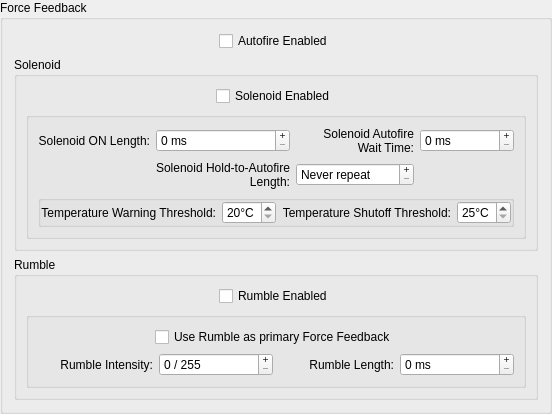
             <widget class="QGroupBox" name="forceFeedbackBox">
              <property name="title">
               <string>Force Feedback</string>
              </property>
              <layout class="QGridLayout" name="gridLayout_3">
               <item row="4" column="0">
                <widget class="QGroupBox" name="rumbleFFBox">
                 <property name="title">
                  <string>Rumble</string>
                 </property>
                 <layout class="QGridLayout" name="gridLayout_5">
                  <item row="1" column="0">
                   <widget class="QGroupBox" name="rumbleSettingsBox">
                    <property name="title">
                     <string/>
                    </property>
                    <property name="flat">
                     <bool>true</bool>
                    </property>
                    <layout class="QGridLayout" name="gridLayout_10">
                     <item row="2" column="0">
                      <widget class="QLabel" name="label_3">
                       <property name="text">
                        <string>Rumble Intensity:</string>
                       </property>
                       <property name="textFormat">
                        <enum>Qt::PlainText</enum>
                       </property>
                       <property name="alignment">
                        <set>Qt::AlignRight|Qt::AlignTrailing|Qt::AlignVCenter</set>
                       </property>
                      </widget>
                     </item>
                     <item row="2" column="1">
                      <widget class="QSpinBox" name="rumbleIntensityBox">
                       <property name="toolTip">
                        <string/>
                       </property>
                       <property name="whatsThis">
                        <string>&lt;html&gt;&lt;head/&gt;&lt;body&gt;&lt;p&gt;This setting determines the intensity of rumble force feedback events. Scales from 0 (disabled) to 255 (maximum).&lt;/p&gt;&lt;p&gt;&lt;span style=&quot; font-weight:700; font-style:italic;&quot;&gt;Default:&lt;/span&gt;&lt;span style=&quot; font-style:italic;&quot;&gt; 255 (100%)&lt;/span&gt;&lt;/p&gt;&lt;/body&gt;&lt;/html&gt;</string>
                       </property>
                       <property name="accessibleName">
                        <string>Rumble Intensity Amount</string>
                       </property>
                       <property name="frame">
                        <bool>true</bool>
                       </property>
                       <property name="buttonSymbols">
                        <enum>QAbstractSpinBox::PlusMinus</enum>
                       </property>
                       <property name="correctionMode">
                        <enum>QAbstractSpinBox::CorrectToNearestValue</enum>
                       </property>
                       <property name="suffix">
                        <string> / 255</string>
                       </property>
                       <property name="maximum">
                        <number>255</number>
                       </property>
                       <property name="trackable" stdset="0">
                        <number>1</number>
                       </property>
                      </widget>
                     </item>
                     <item row="2" column="2">
                      <widget class="QLabel" name="label_4">
                       <property name="text">
                        <string>Rumble Length:</string>
                       </property>
                       <property name="textFormat">
                        <enum>Qt::PlainText</enum>
                       </property>
                       <property name="alignment">
                        <set>Qt::AlignRight|Qt::AlignTrailing|Qt::AlignVCenter</set>
                       </property>
                      </widget>
                     </item>
                     <item row="2" column="3">
                      <widget class="QSpinBox" name="rumbleLengthBox">
                       <property name="toolTip">
                        <string/>
                       </property>
                       <property name="whatsThis">
                        <string>&lt;html&gt;&lt;head/&gt;&lt;body&gt;&lt;p&gt;When Rumble is enabled, this setting determines the length of how long the rumble motor is activated when pulling the trigger offscreen, in milliseconds.&lt;/p&gt;&lt;p&gt;&lt;span style=&quot; font-weight:700; font-style:italic;&quot;&gt;Default:&lt;/span&gt;&lt;span style=&quot; font-style:italic;&quot;&gt; 150 (ms)&lt;/span&gt;&lt;/p&gt;&lt;/body&gt;&lt;/html&gt;</string>
                       </property>
                       <property name="accessibleName">
                        <string>Length of Rumble Events</string>
                       </property>
                       <property name="buttonSymbols">
                        <enum>QAbstractSpinBox::PlusMinus</enum>
                       </property>
                       <property name="correctionMode">
                        <enum>QAbstractSpinBox::CorrectToNearestValue</enum>
                       </property>
                       <property name="suffix">
                        <string> ms</string>
                       </property>
                       <property name="maximum">
                        <number>9999</number>
                       </property>
                       <property name="trackable" stdset="0">
                        <number>1</number>
                       </property>
                      </widget>
                     </item>
                     <item row="1" column="0" colspan="4" alignment="Qt::AlignHCenter">
                      <widget class="QCheckBox" name="rumbleFFToggle">
                       <property name="toolTip">
                        <string/>
                       </property>
                       <property name="whatsThis">
                        <string>&lt;html&gt;&lt;head/&gt;&lt;body&gt;&lt;p&gt;This setting determines if the rumble motor will be used for onscreen trigger feedback; taking the place of the solenoid feedback, rather than using the default off-screen motor feedback. Naturally, this requires &lt;span style=&quot; font-style:italic;&quot;&gt;Rumble&lt;/span&gt; to be enabled.&lt;/p&gt;&lt;p&gt;Note that &lt;span style=&quot; font-style:italic;&quot;&gt;Solenoid&lt;/span&gt; takes priority over this setting, and will be disabled if this is set.&lt;/p&gt;&lt;/body&gt;&lt;/html&gt;</string>
                       </property>
                       <property name="accessibleName">
                        <string>Rumble-based Force Feedback Toggle</string>
                       </property>
                       <property name="text">
                        <string>Use Rumble as primary Force Feedback</string>
                       </property>
                       <property name="trackable" stdset="0">
                        <number>1</number>
                       </property>
                      </widget>
                     </item>
                    </layout>
                   </widget>
                  </item>
                  <item row="0" column="0" alignment="Qt::AlignHCenter">
                   <widget class="QCheckBox" name="rumbleToggle">
                    <property name="toolTip">
                     <string/>
                    </property>
                    <property name="whatsThis">
                     <string>&lt;html&gt;&lt;head/&gt;&lt;body&gt;&lt;p&gt;Set if the rumble motor is enabled.&lt;/p&gt;&lt;p&gt;Under normal conditions, the rumble motor will actuate when shooting offscreen &lt;span style=&quot; font-style:italic;&quot;&gt;(i.e. when the cursor is at the edge of the display)&lt;/span&gt;, and can also provide feedback in various sections of the Pause Menu interface.&lt;/p&gt;&lt;/body&gt;&lt;/html&gt;</string>
                    </property>
                    <property name="accessibleName">
                     <string>Rumble Toggle</string>
                    </property>
                    <property name="text">
                     <string>Rumble Enabled</string>
                    </property>
                    <property name="trackable" stdset="0">
                     <number>1</number>
                    </property>
                   </widget>
                  </item>
                 </layout>
                </widget>
               </item>
               <item row="0" column="0" alignment="Qt::AlignHCenter">
                <widget class="QCheckBox" name="autofireToggle">
                 <property name="toolTip">
                  <string/>
                 </property>
                 <property name="whatsThis">
                  <string>&lt;html&gt;&lt;head/&gt;&lt;body&gt;&lt;p&gt;Enable for rapid solenoid feedback while the trigger is pressed.&lt;/p&gt;&lt;p&gt;When enabled, the solenoid will always fire off automatically, as if the trigger has been held when using normal solenoid force feedback.&lt;/p&gt;&lt;p&gt;Note: if &lt;span style=&quot; font-style:italic;&quot;&gt;Rumble FF&lt;/span&gt; is enabled, this option will provide continuous rumble motor feedback instead.&lt;/p&gt;&lt;/body&gt;&lt;/html&gt;</string>
                 </property>
                 <property name="accessibleName">
                  <string>Autofire Toggle</string>
                 </property>
                 <property name="text">
                  <string>Autofire Enabled</string>
                 </property>
                 <property name="trackable" stdset="0">
                  <string>1</string>
                 </property>
                </widget>
               </item>
               <item row="1" column="0">
                <widget class="QGroupBox" name="solenoidFFBox">
                 <property name="title">
                  <string>Solenoid</string>
                 </property>
                 <layout class="QGridLayout" name="gridLayout">
                  <item row="0" column="0" alignment="Qt::AlignHCenter">
                   <widget class="QCheckBox" name="solenoidToggle">
                    <property name="toolTip">
                     <string/>
                    </property>
                    <property name="whatsThis">
                     <string>&lt;html&gt;&lt;head/&gt;&lt;body&gt;&lt;p&gt;Set if the solenoid is enabled.&lt;/p&gt;&lt;p&gt;Under normal circumstances, the solenoid actuates when shooting at the display; the &amp;quot;engaged&amp;quot; duration is set in &lt;span style=&quot; font-style:italic;&quot;&gt;Solenoid Interval&lt;/span&gt;. When depressed for the length of &lt;span style=&quot; font-style:italic;&quot;&gt;Solenoid Hold Length&lt;/span&gt;, the solenoid will fire rapidly for as long as the trigger is held, with &lt;span style=&quot; font-style:italic;&quot;&gt;Solenoid Fast Interval&lt;/span&gt; determining state of the &amp;quot;engaged&amp;quot; duration and pause between engagements calculated by &lt;span style=&quot; font-style:italic;&quot;&gt;Solenoid Fast Interval * Autofire Wait Factor.&lt;/span&gt;&lt;/p&gt;&lt;p&gt;Note that the &lt;span style=&quot; font-style:italic;&quot;&gt;Rumble FF&lt;/span&gt; setting conflicts with solenoid functionality, and will be disabled if this is set.&lt;/p&gt;&lt;/body&gt;&lt;/html&gt;</string>
                    </property>
                    <property name="accessibleName">
                     <string>Solenoid Toggle</string>
                    </property>
                    <property name="text">
                     <string>Solenoid Enabled</string>
                    </property>
                    <property name="trackable" stdset="0">
                     <number>1</number>
                    </property>
                   </widget>
                  </item>
                  <item row="1" column="0">
                   <widget class="QGroupBox" name="solenoidSettingsBox">
                    <property name="title">
                     <string/>
                    </property>
                    <property name="flat">
                     <bool>true</bool>
                    </property>
                    <layout class="QGridLayout" name="gridLayout_8">
                     <item row="2" column="0" colspan="4">
                      <widget class="QGroupBox" name="solenoidTempBox">
                       <property name="title">
                        <string/>
                       </property>
                       <property name="flat">
                        <bool>true</bool>
                       </property>
                       <layout class="QGridLayout" name="gridLayout_12">
                        <property name="leftMargin">
                         <number>0</number>
                        </property>
                        <property name="topMargin">
                         <number>0</number>
                        </property>
                        <property name="rightMargin">
                         <number>0</number>
                        </property>
                        <property name="bottomMargin">
                         <number>0</number>
                        </property>
                        <item row="0" column="0">
                         <widget class="QLabel" name="label_14">
                          <property name="text">
                           <string>Temperature Warning Threshold:</string>
                          </property>
                          <property name="alignment">
                           <set>Qt::AlignRight|Qt::AlignTrailing|Qt::AlignVCenter</set>
                          </property>
                         </widget>
                        </item>
                        <item row="0" column="2">
                         <widget class="QLabel" name="label_16">
                          <property name="text">
                           <string>Temperature Shutoff Threshold:</string>
                          </property>
                          <property name="alignment">
                           <set>Qt::AlignRight|Qt::AlignTrailing|Qt::AlignVCenter</set>
                          </property>
                         </widget>
                        </item>
                        <item row="0" column="1">
                         <widget class="QSpinBox" name="tempWarningBox">
                          <property name="whatsThis">
                           <string>&lt;html&gt;&lt;head/&gt;&lt;body&gt;&lt;p&gt;This determines the point at which solenoid activations will force longer OFF periods between sustained fire/autofire shots, in &lt;span style=&quot; font-style:italic;&quot;&gt;degrees Celsius.&lt;/span&gt; Generally speaking, the higher this is set, the longer the solenoid will maintain full sustained fire speeds.&lt;/p&gt;&lt;p&gt;Once this point is hit, the solenoid firing rate is reduced until the temperature monitor reads at least five (5)°C &lt;span style=&quot; font-weight:700;&quot;&gt;below&lt;/span&gt; this threshold. The &amp;quot;reduced&amp;quot; firing rate is automatically calculated as &lt;span style=&quot; font-weight:700; font-style:italic;&quot;&gt;Solenoid ON Fast Length * 4&lt;/span&gt;&lt;span style=&quot; font-style:italic;&quot;&gt;.&lt;/span&gt;&lt;/p&gt;&lt;p&gt;&lt;span style=&quot; font-weight:700;&quot;&gt;Warning: Setting this value too high may reduce the lifespan of the connected solenoid!&lt;/span&gt;&lt;/p&gt;&lt;/body&gt;&lt;/html&gt;</string>
                          </property>
                          <property name="accessibleName">
                           <string>Temperature Warning Threshold</string>
                          </property>
                          <property name="suffix">
                           <string>°C</string>
                          </property>
                          <property name="minimum">
                           <number>20</number>
                          </property>
                          <property name="trackable" stdset="0">
                           <number>1</number>
                          </property>
                         </widget>
                        </item>
                        <item row="0" column="3">
                         <widget class="QSpinBox" name="tempShutoffBox">
                          <property name="whatsThis">
                           <string>&lt;html&gt;&lt;head/&gt;&lt;body&gt;&lt;p&gt;This setting determines the point at which the solenoid will stop activating, in &lt;span style=&quot; font-style:italic;&quot;&gt;degrees Celsius.&lt;/span&gt; Generally speaking, the higher the temperature threshold, the longer the solenoid will activate at reduced sustained fire speeds.&lt;/p&gt;&lt;p&gt;Once this point is triggered, solenoid activations will not be allowed for either single or sustained shots until the temperature monitor reads at least five (5)°C &lt;span style=&quot; font-weight:700;&quot;&gt;below&lt;/span&gt; this threshold.&lt;/p&gt;&lt;p&gt;&lt;span style=&quot; font-weight:700;&quot;&gt;Warning: Setting this value too high WILL reduce the lifespan of the connected solenoid!&lt;/span&gt;&lt;/p&gt;&lt;/body&gt;&lt;/html&gt;</string>
                          </property>
                          <property name="accessibleName">
                           <string>Temperature Shutoff Threshold</string>
                          </property>
                          <property name="suffix">
                           <string>°C</string>
                          </property>
                          <property name="minimum">
                           <number>25</number>
                          </property>
                          <property name="maximum">
                           <number>60</number>
                          </property>
                          <property name="trackable" stdset="0">
                           <number>1</number>
                          </property>
                         </widget>
                        </item>
                       </layout>
                      </widget>
                     </item>
                     <item row="0" column="0">
                      <widget class="QLabel" name="label_7">
                       <property name="text">
                        <string>Solenoid ON Length:</string>
                       </property>
                       <property name="textFormat">
                        <enum>Qt::PlainText</enum>
                       </property>
                       <property name="alignment">
                        <set>Qt::AlignRight|Qt::AlignTrailing|Qt::AlignVCenter</set>
                       </property>
                      </widget>
                     </item>
                     <item row="0" column="1">
                      <widget class="QSpinBox" name="solenoidOnLengthBox">
                       <property name="toolTip">
                        <string/>
                       </property>
                       <property name="whatsThis">
                        <string>&lt;html&gt;&lt;head/&gt;&lt;body&gt;&lt;p&gt;When &lt;span style=&quot; font-style:italic;&quot;&gt;Solenoid&lt;/span&gt; is enabled, this setting determines the amount of time the solenoid is engaged when the trigger is held, in milliseconds.&lt;/p&gt;&lt;p&gt;&lt;span style=&quot; font-weight:700; font-style:italic;&quot;&gt;Default:&lt;/span&gt;&lt;span style=&quot; font-style:italic;&quot;&gt; 45 (ms)&lt;/span&gt;&lt;/p&gt;&lt;/body&gt;&lt;/html&gt;</string>
                       </property>
                       <property name="accessibleName">
                        <string>Solenoid Engagement Length</string>
                       </property>
                       <property name="buttonSymbols">
                        <enum>QAbstractSpinBox::PlusMinus</enum>
                       </property>
                       <property name="correctionMode">
                        <enum>QAbstractSpinBox::CorrectToNearestValue</enum>
                       </property>
                       <property name="suffix">
                        <string> ms</string>
                       </property>
                       <property name="trackable" stdset="0">
                        <number>1</number>
                       </property>
                      </widget>
                     </item>
                     <item row="0" column="3">
                      <widget class="QSpinBox" name="solenoidOffLengthBox">
                       <property name="toolTip">
                        <string/>
                       </property>
                       <property name="whatsThis">
                        <string>&lt;html&gt;&lt;head/&gt;&lt;body&gt;&lt;p&gt;When &lt;span style=&quot; font-style:italic;&quot;&gt;Solenoid&lt;/span&gt; is enabled, this setting determines the amount of time between solenoid activations when the trigger is held in &lt;span style=&quot; font-style:italic;&quot;&gt;Autofire&lt;/span&gt; mode (or after holding the trigger for &lt;span style=&quot; font-style:italic;&quot;&gt;Solenoid Hold Length),&lt;/span&gt; in milliseconds.&lt;/p&gt;&lt;p&gt;&lt;span style=&quot; font-weight:700; font-style:italic;&quot;&gt;Default:&lt;/span&gt;&lt;span style=&quot; font-style:italic;&quot;&gt; 80 (ms)&lt;/span&gt;&lt;/p&gt;&lt;/body&gt;&lt;/html&gt;</string>
                       </property>
                       <property name="accessibleName">
                        <string>Solenoid Autofire Wait Length</string>
                       </property>
                       <property name="buttonSymbols">
                        <enum>QAbstractSpinBox::PlusMinus</enum>
                       </property>
                       <property name="correctionMode">
                        <enum>QAbstractSpinBox::CorrectToNearestValue</enum>
                       </property>
                       <property name="suffix">
                        <string> ms</string>
                       </property>
                       <property name="maximum">
                        <number>9999</number>
                       </property>
                       <property name="trackable" stdset="0">
                        <number>1</number>
                       </property>
                      </widget>
                     </item>
                     <item row="0" column="2">
                      <widget class="QLabel" name="label_8">
                       <property name="text">
                        <string>Solenoid Autofire Wait Time:</string>
                       </property>
                       <property name="textFormat">
                        <enum>Qt::PlainText</enum>
                       </property>
                       <property name="alignment">
                        <set>Qt::AlignRight|Qt::AlignTrailing|Qt::AlignVCenter</set>
                       </property>
                       <property name="wordWrap">
                        <bool>true</bool>
                       </property>
                      </widget>
                     </item>
                     <item row="1" column="1">
                      <widget class="QLabel" name="label_9">
                       <property name="text">
                        <string>Solenoid Hold-to-Autofire Length:</string>
                       </property>
                       <property name="textFormat">
                        <enum>Qt::PlainText</enum>
                       </property>
                       <property name="alignment">
                        <set>Qt::AlignRight|Qt::AlignTrailing|Qt::AlignVCenter</set>
                       </property>
                       <property name="wordWrap">
                        <bool>true</bool>
                       </property>
                      </widget>
                     </item>
                     <item row="1" column="2">
                      <widget class="QSpinBox" name="solenoidHoldLengthBox">
                       <property name="toolTip">
                        <string/>
                       </property>
                       <property name="whatsThis">
                        <string>&lt;html&gt;&lt;head/&gt;&lt;body&gt;&lt;p&gt;When &lt;span style=&quot; font-style:italic;&quot;&gt;Solenoid&lt;/span&gt; is enabled and &lt;span style=&quot; font-style:italic;&quot;&gt;Autofire&lt;/span&gt; is disabled, this setting determines the time it takes to hold the trigger after a &lt;span style=&quot; font-style:italic;&quot;&gt;single shot&lt;/span&gt; solenoid activation before transitioning to a sustained fire feedback, in milliseconds.&lt;/p&gt;&lt;p&gt;Set to &lt;span style=&quot; font-style:italic;&quot;&gt;0&lt;/span&gt; to never repeat: holding the trigger fires once.&lt;/p&gt;&lt;p&gt;&lt;span style=&quot; font-weight:700; font-style:italic;&quot;&gt;Default:&lt;/span&gt;&lt;span style=&quot; font-style:italic;&quot;&gt; 500 (ms)&lt;/span&gt;&lt;/p&gt;&lt;/body&gt;&lt;/html&gt;</string>
                       </property>
                       <property name="accessibleName">
                        <string>Solenoid Trigger Hold to Autofire Length</string>
                       </property>
                       <property name="buttonSymbols">
                        <enum>QAbstractSpinBox::PlusMinus</enum>
                       </property>
                       <property name="correctionMode">
                        <enum>QAbstractSpinBox::CorrectToNearestValue</enum>
                       </property>
                       <property name="suffix">
                        <string> ms</string>
                       </property>
                       <property name="specialValueText">
                        <string>Never repeat</string>
                       </property>
                       <property name="maximum">
                        <number>9999</number>
                       </property>
                       <property name="trackable" stdset="0">
                        <number>1</number>
                       </property>
                      </widget>
                     </item>
                    </layout>
                   </widget>
                  </item>
                 </layout>
                </widget>
               </item>
              </layout>
             </widget>
